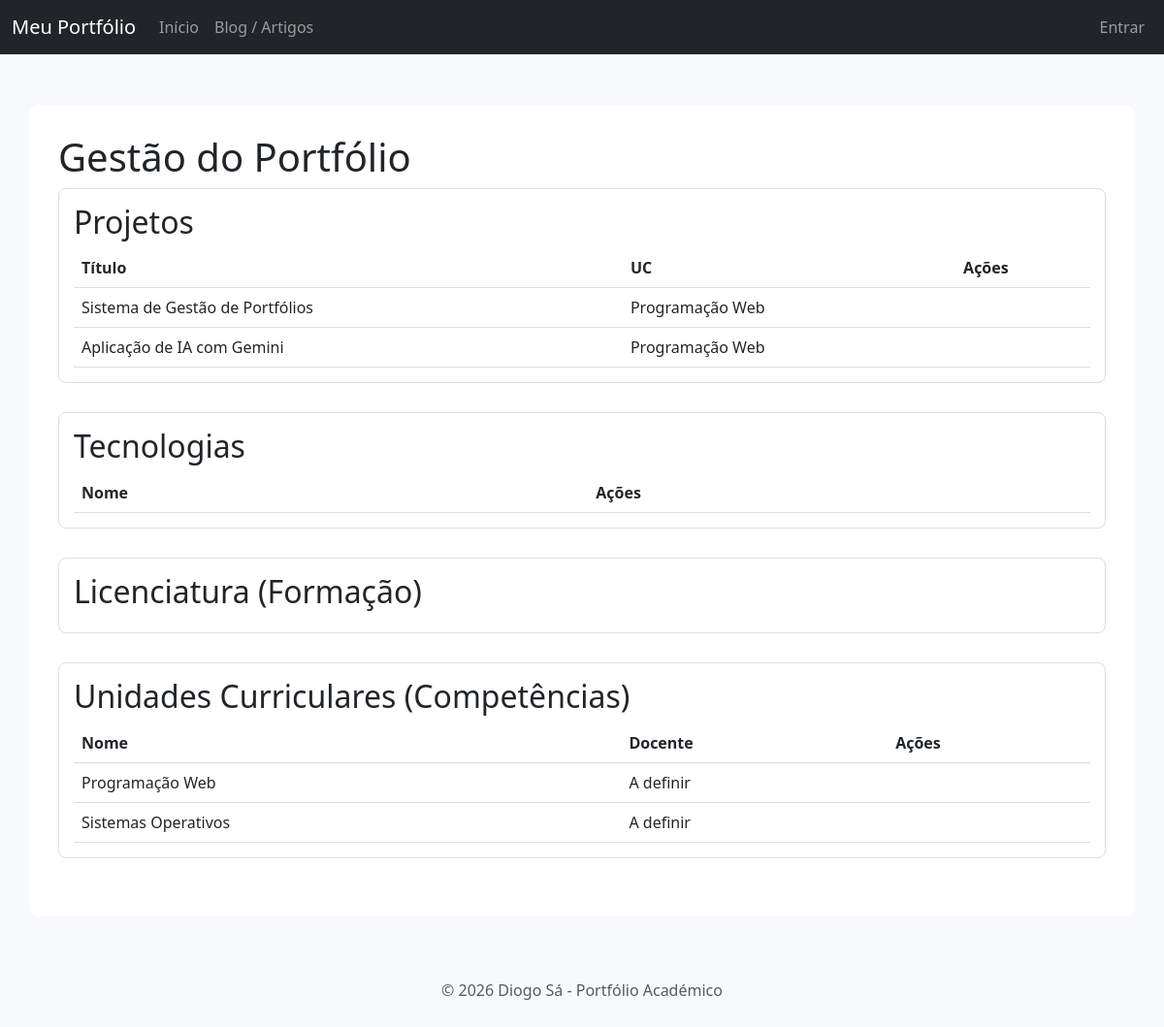
Page /portfolio/ on the earlier database version.
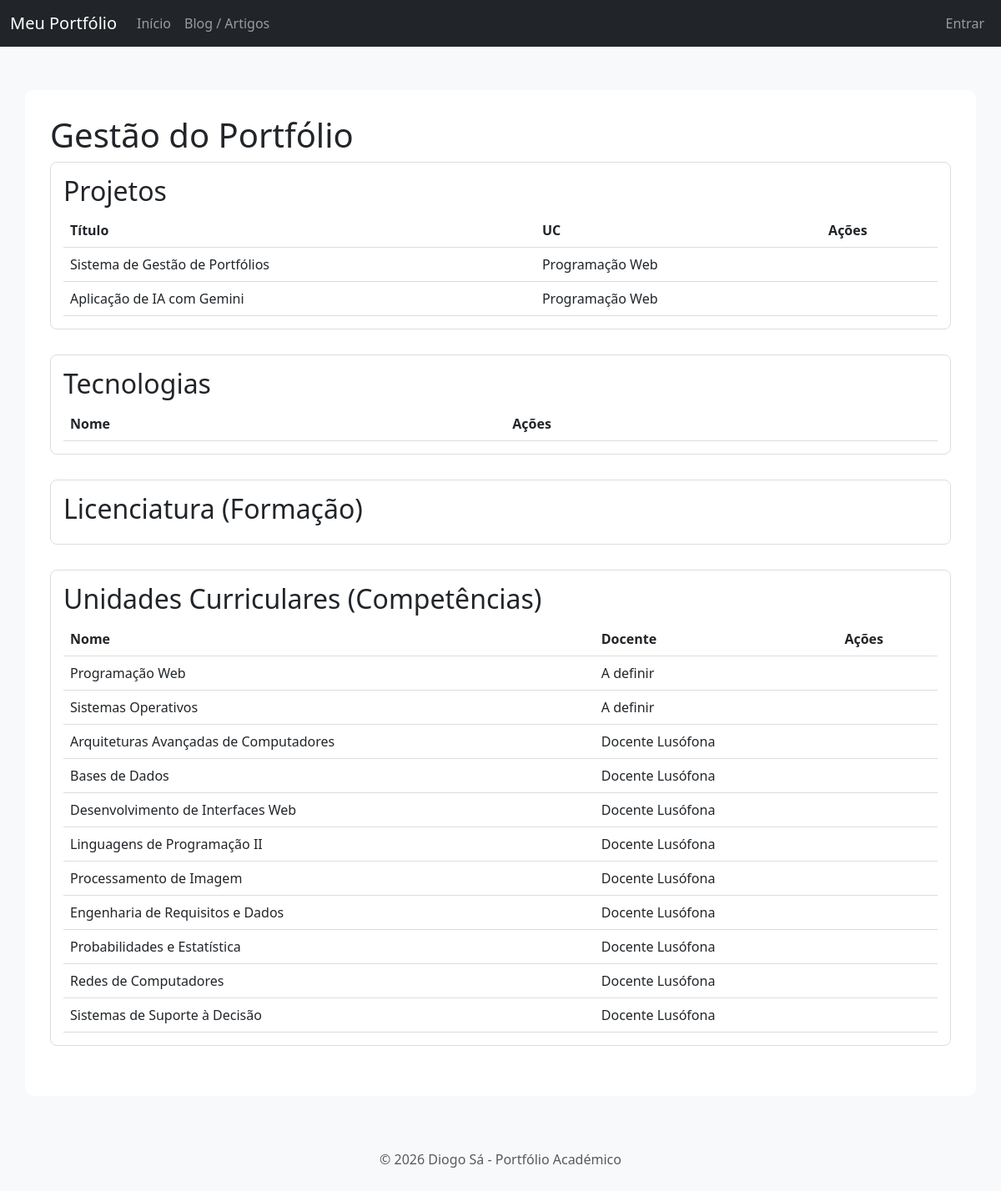
Same page on the later database version.
### portfolio/models.py (models this page shows, shortened)
class Projeto(models.Model):
    titulo = models.CharField(max_length=100)
    descricao = models.TextField()
    imagem = models.ImageField(upload_to='projetos/')
    github = models.URLField()
    uc = models.ForeignKey(UnidadeCurricular, on_delete=models.CASCADE)
    tecnologias = models.ManyToManyField(Tecnologia)

class UnidadeCurricular(models.Model):
    nome = models.CharField(max_length=100)
    ano = models.IntegerField()
    ects = models.IntegerField()
    docente = models.CharField(max_length=100)
    licenciatura = models.ForeignKey(Licenciatura, on_delete=models.CASCADE)

### portfolio/views.py (the view)
# urls.py: path('', views.home_page_view, name='home'),
def home_page_view(request):
    context = {
        'projetos': Projeto.objects.all(),
        'tecnologias': Tecnologia.objects.all(),
        'unidades': UnidadeCurricular.objects.all(),
    }
    return render(request, 'portfolio/home.html', context)

### portfolio/templates/portfolio/home.html (shortened to what this page needs)
{% extends 'portfolio/layout.html' %}
{% block content %}
<h1>Gestão do Portfólio</h1>
<div class="admin-section">
    <h2>Projetos</h2>
    <table>
        <tr>
            <th>Título</th>
            <th>UC</th>
            <th>Ações</th>
        </tr>
        {% for projeto in projetos %}
        <tr>
            <td>{{ projeto.titulo }}</td>
            <td>{{ projeto.uc.nome }}</td>
            <td>
            </td>
        </tr>
        {% empty %}
        <tr><td colspan="3">Nenhum projeto encontrado.</td></tr>
        {% endfor %}
    </table>
</div>
<div class="admin-section">
    <h2>Tecnologias</h2>
    <table>
        <tr>
            <th>Nome</th>
            <th>Ações</th>
        </tr>
    </table>
</div>
<div class="admin-section">
    <h2>Licenciatura (Formação)</h2>
</div>
<div class="admin-section">
    <h2>Unidades Curriculares (Competências)</h2>
    <table>
        <tr>
            <th>Nome</th>
            <th>Docente</th>
            <th>Ações</th>
        </tr>
        {% for uc in unidades %}
        <tr>
            <td>{{ uc.nome }}</td>
            <td>{{ uc.docente }}</td>
            <td>
            </td>
        </tr>
        {% endfor %}
    </table>
</div>
{% endblock %}

### portfolio/templates/portfolio/layout.html (shortened to what this page needs)
<!DOCTYPE html>
<html lang="pt">
<head>
    <link href="https://cdn.jsdelivr.net/npm/bootstrap@5.3.0/dist/css/bootstrap.min.css" rel="stylesheet">
</head>
<body>
    <nav class="navbar navbar-expand-lg navbar-dark bg-dark fixed-top">
    <div class="container-fluid">
        <a class="navbar-brand" href="{% url 'portfolio:home' %}">Meu Portfólio</a>
        <div class="navbar-nav w-100">
            <a class="nav-link" href="{% url 'portfolio:home' %}">Início</a>
            <a class="nav-link" href="{% url 'artigos:listagem' %}">Blog / Artigos</a>
            <div class="ms-auto d-flex">
                {% if request.user.is_authenticated %}
                    <span class="nav-link text-info">Olá, {{ user.username }}!</span>
                    <a class="nav-link" href="{% url 'accounts:logout' %}">Sair</a>
                {% else %}
                    <a class="nav-link" href="{% url 'accounts:login' %}">Entrar</a>
                {% endif %}
            </div>
        </div>
    </div>
</nav>
    <div class="container mt-5">
        {% block content %}{% endblock %}
    </div>
    <footer class="text-center mt-5 py-3 text-muted">
        <p>&copy; 2026 Diogo Sá - Portfólio Académico</p>
    </footer>
</body>
</html>

### portfolio/templates/portfolio/layout.html (style rules this page uses)
body { padding-top: 60px; background-color: #f8f9fa; }
.container { background: white; padding: 30px; border-radius: 10px; shadow: 0 4px 6px rgba(0,0,0,0.1); }
nav { margin-bottom: 20px; }

### portfolio/templates/portfolio/home.html (style rules this page uses)
.admin-section { margin-bottom: 30px; border: 1px solid #ddd; padding: 15px; border-radius: 8px; }
table { width: 100%; border-collapse: collapse; }
th, td { text-align: left; padding: 8px; border-bottom: 1px solid #ddd; }

Differences in the rows shown:
added UnidadeCurricular: nome "Arquiteturas Avançadas de Computadores", docente "Docente Lusófona"
added UnidadeCurricular: nome "Bases de Dados", docente "Docente Lusófona"
added UnidadeCurricular: nome "Desenvolvimento de Interfaces Web", docente "Docente Lusófona"
added UnidadeCurricular: nome "Linguagens de Programação II", docente "Docente Lusófona"
added UnidadeCurricular: nome "Processamento de Imagem", docente "Docente Lusófona"
added UnidadeCurricular: nome "Engenharia de Requisitos e Dados", docente "Docente Lusófona"
added UnidadeCurricular: nome "Probabilidades e Estatística", docente "Docente Lusófona"
added UnidadeCurricular: nome "Redes de Computadores", docente "Docente Lusófona"
added UnidadeCurricular: nome "Sistemas de Suporte à Decisão", docente "Docente Lusófona"
